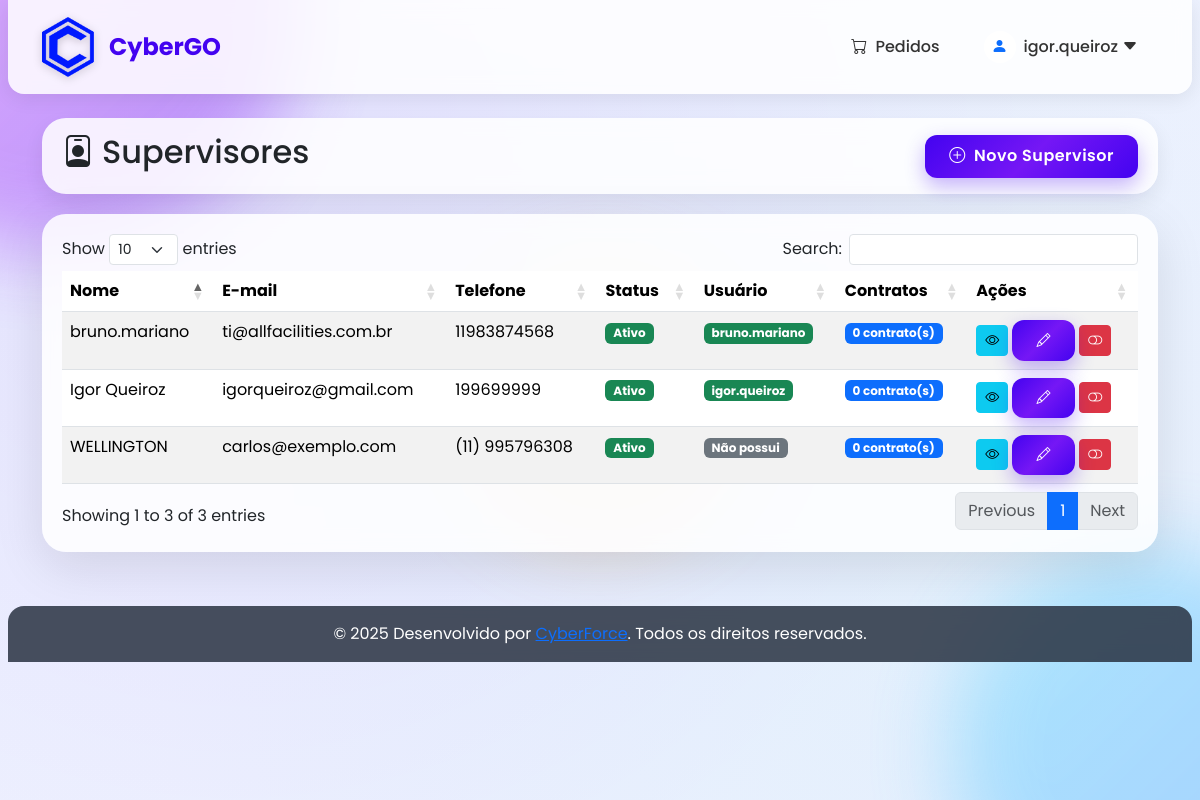
The page /gestao/supervisores/ (signed in) on the database its author committed.
### escolas/models.py (models this page shows, shortened)
class Supervisor(models.Model):
    nome = models.CharField("Nome do Supervisor", max_length=255)
    email = models.EmailField("E-mail", blank=True, null=True)
    telefone = models.CharField("Telefone", max_length=20, blank=True, null=True)
    ativo = models.BooleanField("Ativo", default=True)
    usuario = models.OneToOneField(User, on_delete=models.SET_NULL, blank=True, null=True, verbose_name="Usuário do Sistema", related_name="supervisor")
    class Meta:
        verbose_name = "Supervisor"
        verbose_name_plural = "Supervisores"
        ordering = ["nome"]

### gestao/views.py (the view)
# urls.py: path('supervisores/', views.supervisores_lista, name='supervisores_lista'),
@login_required
@permission_required('escolas.view_supervisor')
def supervisores_lista(request):
    supervisores = Supervisor.objects.all().order_by('nome')
    return render(request, 'gestao/supervisores_lista.html', {
        'supervisores': supervisores
    })

### templates/gestao/supervisores_lista.html (shortened to what this page needs)
{% extends 'base/base.html' %}
{% block content %}
<div class="page-header">
    <h2><i class="bi bi-person-badge me-2"></i>Supervisores</h2>
    <a href="{% url 'gestao:supervisor_novo' %}" class="btn btn-primary">
        <i class="bi bi-plus-circle me-1"></i> Novo Supervisor
    </a>
</div>
<div class="table-container">
    <div class="table-responsive">
        <table class="table table-striped table-hover" id="supervisores-table">
            <thead>
                <tr>
                    <th>Nome</th>
                    <th>E-mail</th>
                    <th>Telefone</th>
                    <th>Status</th>
                    <th>Usuário</th>
                    <th>Contratos</th>
                    <th>Ações</th>
                </tr>
            </thead>
            <tbody>
                {% for supervisor in supervisores %}
                <tr>
                    <td>{{ supervisor.nome }}</td>
                    <td>{{ supervisor.email|default:"-" }}</td>
                    <td>{{ supervisor.telefone|default:"-" }}</td>
                    <td>
                        {% if supervisor.ativo %}
                        <span class="badge bg-success">Ativo</span>
                        {% else %}
                        <span class="badge bg-danger">Inativo</span>
                        {% endif %}
                    </td>
                    <td>
                        {% if supervisor.usuario %}
                        <span class="badge bg-success">{{ supervisor.usuario.username }}</span>
                        {% else %}
                        <span class="badge bg-secondary">Não possui</span>
                        {% endif %}
                    </td>
                    <td>
                        <span class="badge bg-primary">{{ supervisor.escolas.count }} contrato(s)</span>
                    </td>
                    <td>
                        <a href="{% url 'gestao:supervisor_detalhes' supervisor.pk %}" class="btn btn-sm btn-info" title="Ver Detalhes">
                            <i class="bi bi-eye"></i>
                        </a>
                        <a href="{% url 'gestao:supervisor_editar' supervisor.pk %}" class="btn btn-sm btn-primary" title="Editar">
                            <i class="bi bi-pencil"></i>
                        </a>
                        {% if supervisor.ativo %}
                        <a href="{% url 'gestao:supervisor_desativar' supervisor.pk %}" class="btn btn-sm btn-danger" title="Desativar">
                            <i class="bi bi-toggle-off"></i>
                        </a>
                        {% endif %}
                    </td>
                </tr>
                {% empty %}
                <tr>
                    <td colspan="7" class="text-center">Nenhum supervisor cadastrado.</td>
                </tr>
                {% endfor %}
            </tbody>
        </table>
    </div>
</div>
{% endblock %}

### templates/base/base.html (shortened to what this page needs)
<!DOCTYPE html>
{% load static %}
<html lang="pt-br">
<head>
    <link href="https://cdn.jsdelivr.net/npm/bootstrap@5.3.2/dist/css/bootstrap.min.css" rel="stylesheet">
    <link rel="stylesheet" href="https://cdn.jsdelivr.net/npm/bootstrap-icons@1.11.0/font/bootstrap-icons.css">
    <link rel="stylesheet" href="https://cdnjs.cloudflare.com/ajax/libs/font-awesome/5.15.4/css/all.min.css">
    <link rel="stylesheet" href="https://cdn.datatables.net/1.13.6/css/dataTables.bootstrap5.min.css">
</head>
<body>
    <div class="bg-shapes">
        <div class="shape shape-1"></div>
        <div class="shape shape-2"></div>
    </div>
    {% block navbar %}
    <nav class="navbar navbar-expand-lg navbar-dark">
        <div class="container">
            <a class="navbar-brand" href="{% url 'core:home' %}">
                <img src="{% static 'images/logo.png' %}" alt="Logo da Empresa" style="height: 60px; margin-right: 15px; object-fit: contain;">
                <span style="font-size: 1.2em; font-weight: 700;">CyberGO</span>
            </a>
            <div class="collapse navbar-collapse" id="navbarNav">
                <ul class="navbar-nav ms-auto align-items-center">
                    {% if user.groups.all.0.name == 'Operador de Pedidos' %}
                        <li class="nav-item">
                            <a class="nav-link {% if request.resolver_match.app_name == 'pedidos' %}active{% endif %}"
                               href="{% url 'pedidos:lista' %}">
                                <i class="bi bi-cart me-1"></i> Pedidos
                            </a>
                        </li>
                    {% endif %}
                    {% if user.is_authenticated %}
                    <li class="nav-item dropdown ms-1">
                        <a class="nav-link d-flex align-items-center" href="#" id="customDropdown" role="button"
                           onclick="toggleCustomDropdown(event)">
                            <div class="bg-white rounded-circle d-flex align-items-center justify-content-center me-2"
                                 style="width: 32px; height: 32px; overflow: hidden;">
                                <i class="bi bi-person-fill text-primary"></i>
                            </div>
                            {% if user.is_staff %}admin{% else %}{{ user.username }}{% endif %} <i class="bi bi-caret-down-fill ms-1"></i>
                        </a>
                    </li>
                    {% else %}
                    <li class="nav-item">
                        <a class="nav-link" href="{% url 'usuarios:login' %}">
                            <i class="bi bi-box-arrow-in-right me-1"></i> Login
                        </a>
                    </li>
                    {% endif %}
                </ul>
            </div>
        </div>
    </nav>
    {% endblock %}
    <div class="container py-4">
        {% block content %}{% endblock %}
    </div>
    <footer class="py-3">
        <div class="container text-center">
            <p class="mb-0">&copy; {% now "Y" %} Desenvolvido por <a href="https://www.cyberforce.com.br" target="_blank">CyberForce</a>. Todos os direitos reservados.</p>
        </div>
    </footer>
</body>
</html>

### templates/base/base.html (style rules this page uses)
:root { --primary: #4303f0; --primary-dark: #3700cb; --primary-light: #5315ff; --purple-gradient: linear-gradient(135deg, #4303f0, #7517f5, #4303f0); --accent: rgba(255, 255, 255, 0.9); --text-color: #333; --text-muted: #717790; --border-radius-sm: 12px; --border-radius-md: 24px; --border-radius-lg: 32px; --box-shadow-sm: 0 8px 20px rgba(0, 0, 0, 0.07); --box-shadow-md: 0 15px 50px rgba(0, 0, 0, 0.1); --box-shadow-neu: 10px 10px 20px rgba(0, 0, 0, 0.05), -10px -10px 20px rgba(255, 255, 255, 0.8); --transition-smooth: all 0.5s cubic-bezier(0.25, 1, 0.5, 1); }
* { font-family: 'Poppins', sans-serif; }
body { background-image: radial-gradient(circle at 20% 20%, rgba(76, 0, 255, 0.1) 0%, rgba(76, 0, 255, 0.03) 70%), radial-gradient(circle at 80% 80%, rgba(94, 221, 230, 0.1) 0%, rgba(94, 221, 230, 0.03) 70%); background-color: #f8faff; min-height: 100vh; display: flex; flex-direction: column; position: relative; overflow-x: hidden; }
.bg-shapes { position: fixed; top: 0; left: 0; width: 100%; height: 100%; z-index: -1; overflow: hidden; pointer-events: none; }
.shape { position: absolute; border-radius: 50%; filter: blur(40px); opacity: 0.4; }
.shape-1 { width: 500px; height: 500px; top: -250px; left: -200px; background: linear-gradient(135deg, #e661ff, #7517f5); animation: floatAnimation 20s ease-in-out infinite alternate; }
.shape-2 { width: 400px; height: 400px; bottom: -150px; right: -150px; background: linear-gradient(135deg, #5edfff, #3c96ff); animation: floatAnimation 15s ease-in-out infinite alternate-reverse; }
.navbar { background-color: rgba(255, 255, 255, 0.85); backdrop-filter: blur(10px); -webkit-backdrop-filter: blur(10px); padding: 0.75rem 1rem; box-shadow: 0 4px 20px rgba(0, 0, 0, 0.08); border-radius: 0 0 16px 16px; margin: 0 8px; }
.navbar-brand { color: var(--primary) !important; font-weight: 600; display: flex; align-items: center; transition: var(--transition-smooth); }
.navbar-brand img { filter: drop-shadow(0 2px 4px rgba(0, 0, 0, 0.2)); transition: var(--transition-smooth); }
.nav-link { color: var(--text-color) !important; padding: 0.75rem 1rem !important; position: relative; margin: 0 0.25rem; font-weight: 500; border-radius: var(--border-radius-sm); transition: var(--transition-smooth); }
.btn-primary { background: var(--purple-gradient); border: none; border-radius: var(--border-radius-sm); padding: 0.6rem 1.5rem; font-weight: 600; letter-spacing: 0.5px; box-shadow: 0 8px 20px rgba(67, 3, 240, 0.3); position: relative; overflow: hidden; transition: all 0.4s ease; transform: translateZ(0); }
.btn-primary::before { content: ''; position: absolute; top: 0; left: -100%; width: 100%; height: 100%; background: linear-gradient(90deg, transparent, rgba(255, 255, 255, 0.3), transparent); z-index: -1; transition: all 0.6s ease; }
.table-container { background-color: rgba(255, 255, 255, 0.85); backdrop-filter: blur(10px); -webkit-backdrop-filter: blur(10px); border-radius: var(--border-radius-md); box-shadow: var(--box-shadow-md); padding: 20px; margin-bottom: 30px; transition: var(--transition-smooth); }
.page-header { background-color: rgba(255, 255, 255, 0.85); backdrop-filter: blur(10px); -webkit-backdrop-filter: blur(10px); border-radius: var(--border-radius-md); box-shadow: var(--box-shadow-sm); padding: 15px 20px; margin-bottom: 20px; display: flex; justify-content: space-between; align-items: center; transition: var(--transition-smooth); }
footer { margin-top: auto; background-color: rgba(41, 50, 65, 0.85); backdrop-filter: blur(10px); -webkit-backdrop-filter: blur(10px); color: white; padding: 1rem 0; border-radius: 16px 16px 0 0; margin: 0 8px; position: relative; z-index: 1; }
.nav-item.dropdown { position: relative !important; }

### rows shown on the page
Supervisor: nome "Igor Queiroz", email "igorqueiroz@gmail.com", telefone "199699999", ativo "Ativo", usuario.username "igor.queiroz", escolas.count "0"
Supervisor: nome "WELLINGTON", email "carlos@exemplo.com", telefone "(11) 995796308", ativo "Ativo", shows "Não possui", escolas.count "0"
Supervisor: nome "bruno.mariano", email "ti@allfacilities.com.br", telefone "11983874568", ativo "Ativo", usuario.username "bruno.mariano", escolas.count "0"

### other values the page prints
{{ user.username }} "igor.queiroz"
